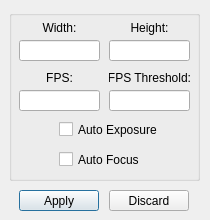
<?xml version="1.0" encoding="UTF-8"?>
<ui version="4.0">
 <class>Settings</class>
 <widget class="QDialog" name="Settings">
  <property name="geometry">
   <rect>
    <x>0</x>
    <y>0</y>
    <width>210</width>
    <height>220</height>
   </rect>
  </property>
  <property name="minimumSize">
   <size>
    <width>210</width>
    <height>220</height>
   </size>
  </property>
  <property name="maximumSize">
   <size>
    <width>210</width>
    <height>220</height>
   </size>
  </property>
  <property name="windowTitle">
   <string>Camera Settings</string>
  </property>
  <widget class="QPushButton" name="pushButton_apply">
   <property name="geometry">
    <rect>
     <x>19</x>
     <y>190</y>
     <width>80</width>
     <height>21</height>
    </rect>
   </property>
   <property name="text">
    <string>Apply</string>
   </property>
  </widget>
  <widget class="QPushButton" name="pushButton_discard">
   <property name="geometry">
    <rect>
     <x>109</x>
     <y>190</y>
     <width>80</width>
     <height>21</height>
    </rect>
   </property>
   <property name="text">
    <string>Discard</string>
   </property>
  </widget>
  <widget class="QGroupBox" name="groupBox">
   <property name="geometry">
    <rect>
     <x>9</x>
     <y>10</y>
     <width>191</width>
     <height>171</height>
    </rect>
   </property>
   <property name="font">
    <font>
     <weight>50</weight>
     <bold>false</bold>
    </font>
   </property>
   <property name="title">
    <string/>
   </property>
   <widget class="QLabel" name="label_width">
    <property name="geometry">
     <rect>
      <x>10</x>
      <y>10</y>
      <width>81</width>
      <height>16</height>
     </rect>
    </property>
    <property name="text">
     <string>Width:</string>
    </property>
    <property name="alignment">
     <set>Qt::AlignCenter</set>
    </property>
   </widget>
   <widget class="QLineEdit" name="lineEdit_width">
    <property name="geometry">
     <rect>
      <x>10</x>
      <y>30</y>
      <width>81</width>
      <height>21</height>
     </rect>
    </property>
   </widget>
   <widget class="QLineEdit" name="lineEdit_framerate">
    <property name="geometry">
     <rect>
      <x>10</x>
      <y>80</y>
      <width>81</width>
      <height>21</height>
     </rect>
    </property>
   </widget>
   <widget class="QLabel" name="label_framerate">
    <property name="geometry">
     <rect>
      <x>10</x>
      <y>60</y>
      <width>81</width>
      <height>16</height>
     </rect>
    </property>
    <property name="text">
     <string>FPS:</string>
    </property>
    <property name="alignment">
     <set>Qt::AlignCenter</set>
    </property>
   </widget>
   <widget class="QLineEdit" name="lineEdit_height">
    <property name="geometry">
     <rect>
      <x>100</x>
      <y>30</y>
      <width>81</width>
      <height>21</height>
     </rect>
    </property>
   </widget>
   <widget class="QLabel" name="label_height">
    <property name="geometry">
     <rect>
      <x>100</x>
      <y>10</y>
      <width>81</width>
      <height>16</height>
     </rect>
    </property>
    <property name="text">
     <string>Height:</string>
    </property>
    <property name="alignment">
     <set>Qt::AlignCenter</set>
    </property>
   </widget>
   <widget class="QLabel" name="label_framerate_thres">
    <property name="geometry">
     <rect>
      <x>100</x>
      <y>60</y>
      <width>81</width>
      <height>16</height>
     </rect>
    </property>
    <property name="text">
     <string>FPS Threshold:</string>
    </property>
    <property name="alignment">
     <set>Qt::AlignCenter</set>
    </property>
   </widget>
   <widget class="QLineEdit" name="lineEdit_framerate_thres">
    <property name="geometry">
     <rect>
      <x>100</x>
      <y>80</y>
      <width>81</width>
      <height>21</height>
     </rect>
    </property>
   </widget>
   <widget class="QCheckBox" name="checkBox_autoexposure">
    <property name="geometry">
     <rect>
      <x>50</x>
      <y>110</y>
      <width>101</width>
      <height>19</height>
     </rect>
    </property>
    <property name="text">
     <string>Auto Exposure</string>
    </property>
   </widget>
   <widget class="QCheckBox" name="checkBox_autofocus">
    <property name="geometry">
     <rect>
      <x>50</x>
      <y>140</y>
      <width>101</width>
      <height>19</height>
     </rect>
    </property>
    <property name="text">
     <string>Auto Focus</string>
    </property>
   </widget>
  </widget>
  <zorder>groupBox</zorder>
  <zorder>pushButton_apply</zorder>
  <zorder>pushButton_discard</zorder>
 </widget>
 <resources/>
 <connections/>
</ui>
